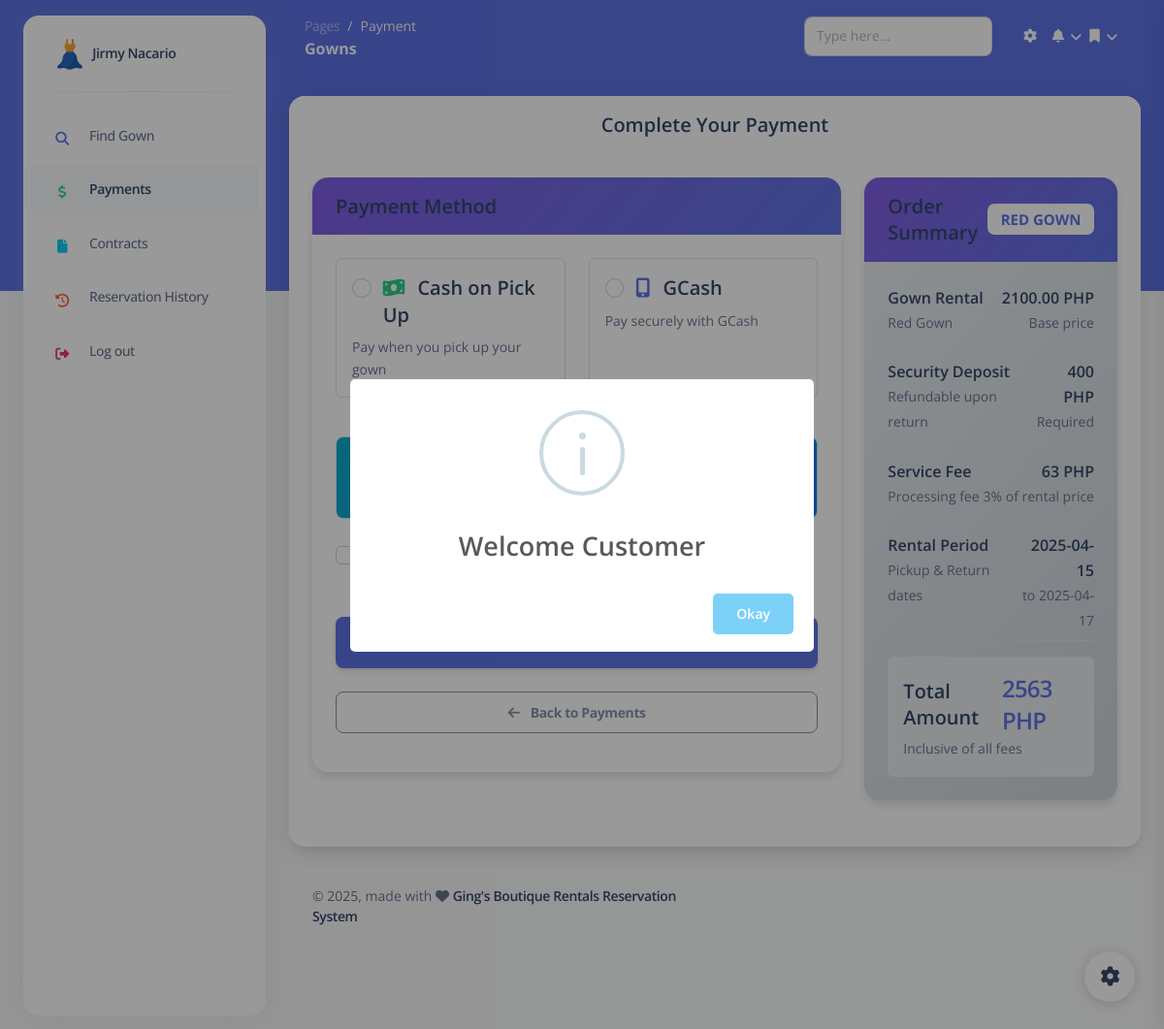
The app's page /pages/submit_payment.php?reservation_id=3 (signed in) with its own data.
### tables this page shows
CREATE TABLE `users` (
  `user_id` int(11) NOT NULL,
  `full_name` varchar(100) NOT NULL,
  `email` varchar(100) NOT NULL,
  `password` varchar(255) NOT NULL,
  `phone_number` varchar(15) DEFAULT NULL,
  `address` text DEFAULT NULL,
  `created_at` timestamp NOT NULL DEFAULT current_timestamp(),
  `user_type` varchar(60) DEFAULT NULL,
  `profile` varchar(200) NOT NULL,
  `otp` varchar(100) NOT NULL,
  `status` varchar(40) NOT NULL
);

CREATE TABLE `reservations` (
  `reservation_id` int(11) NOT NULL,
  `customer_id` int(11) DEFAULT NULL,
  `gown_id` int(11) DEFAULT NULL,
  `start_date` date NOT NULL,
  `end_date` date NOT NULL,
  `status` enum('pending','confirmed','completed','canceled','tosig') DEFAULT 'pending',
  `total_price` decimal(10,2) NOT NULL,
  `payment_status` enum('unpaid','paid','partial') DEFAULT 'unpaid',
  `created_at` timestamp NOT NULL DEFAULT current_timestamp()
);

CREATE TABLE `gowns` (
  `gown_id` int(11) NOT NULL,
  `name` varchar(100) NOT NULL,
  `category` varchar(60) NOT NULL DEFAULT 'wedding',
  `size` varchar(10) NOT NULL,
  `color` varchar(50) DEFAULT NULL,
  `price` decimal(10,2) NOT NULL,
  `availability_status` enum('available','rented','maintenance') DEFAULT 'available',
  `main_image` varchar(255) DEFAULT NULL,
  `img1` varchar(255) NOT NULL,
  `img2` varchar(255) NOT NULL,
  `img3` varchar(255) NOT NULL,
  `description` text DEFAULT NULL,
  `created_at` timestamp NOT NULL DEFAULT current_timestamp()
);

### pages/submit_payment.php (the view, shortened to what this page needs)
<?php
include('process/config.php');
$reservation_id = intval($_GET['reservation_id']);
if (isset($_SESSION['email'])) {
  $uemail = $_SESSION['email'];
  $sql_session = "SELECT * FROM users WHERE email = '$uemail'";
  $result_session = $conn->query($sql_session);
  if ($result_session->num_rows > 0) {
    $row_session = $result_session->fetch_assoc();
    $full_name = htmlspecialchars($row_session['full_name']);
  } else {
    header('location: ../index.php');
    exit();
  }
}
?>
<?php
$sql = "SELECT r.reservation_id, r.gown_id, r.start_date, r.end_date, g.name, g.price FROM reservations r
         JOIN gowns g ON r.gown_id = g.gown_id WHERE reservation_id = '$reservation_id'";
$res = $conn->query($sql);
if ($res->num_rows > 0) {
  while ($row = $res->fetch_assoc()) {
    $gown_name2 = htmlspecialchars($row['name']);
    $price2 = htmlspecialchars($row['price']);
    $date_to_pick2 = htmlspecialchars($row['start_date']);
    $date_to_return2 = htmlspecialchars($row['end_date']);
  }
}
$interest = $price2 * 0.03;
$total = $interest + $price2 + 400;
?>
<!DOCTYPE html>
<html lang="en">
<?php include('header.php'); ?>
</head>
<body class="g-sidenav-show   bg-gray-100">
  <aside
    class="sidenav bg-white navbar navbar-vertical navbar-expand-xs border-0 border-radius-xl my-3 fixed-start ms-4 "
    id="sidenav-main">
    <div class="sidenav-header">
      <a class="navbar-brand m-0" href="#" target="_blank">
        <img src="images/dress.png" class="navbar-brand-img h-100" alt="main_logo">
        <span class="ms-1 font-weight-bold"><?php echo $full_name ?></span>
      </a>
    </div>
    <hr class="horizontal dark mt-0">
    <div class="collapse navbar-collapse  w-auto " id="sidenav-collapse-main">
      <ul class="navbar-nav">
        <li class="nav-item">
          <a class="nav-link" href="find_gown.php">
            <div
              class="icon icon-shape icon-sm border-radius-md text-center me-2 d-flex align-items-center justify-content-center">
              <i class="fas fa-search text-primary text-sm opacity-10"></i>
            </div>
            <span class="nav-link-text ms-1">Find Gown</span>
          </a>
        </li>
        <li class="nav-item">
          <a class="nav-link active" href="my_payment.php">
            <div
              class="icon icon-shape icon-sm border-radius-md text-center me-2 d-flex align-items-center justify-content-center">
              <i class="fa fa-dollar-sign text-success text-sm opacity-10"></i>
            </div>
            <span class="nav-link-text ms-1">Payments</span>
          </a>
        </li>
        <li class="nav-item">
          <a class="nav-link" href="contracts.php">
            <div
              class="icon icon-shape icon-sm border-radius-md text-center me-2 d-flex align-items-center justify-content-center">
              <i class="fa fa-file text-info text-sm opacity-10"></i>
            </div>
            <span class="nav-link-text ms-1">Contracts</span>
          </a>
        </li>
        <li class="nav-item">
          <a class="nav-link" href="history.php">
            <div
              class="icon icon-shape icon-sm border-radius-md text-center me-2 d-flex align-items-center justify-content-center">
              <i class="fa fa-history text-warning text-sm opacity-10"></i>
            </div>
            <span class="nav-link-text ms-1">Reservation History</span>
          </a>
        </li>
        <li class="nav-item">
          <a class="nav-link " href="logout.php">
            <div
              class="icon icon-shape icon-sm border-radius-md text-center me-2 d-flex align-items-center justify-content-center">
              <i class="fa fa-sign-out-alt text-danger text-sm opacity-10"></i>
            </div>
            <span class="nav-link-text ms-1">Log out</span>
          </a>
        </li>
      </ul>
    </div>
  </aside>
  <main class="main-content position-relative border-radius-lg ">
    <nav class="navbar navbar-main navbar-expand-lg px-0 mx-4 shadow-none border-radius-xl " id="navbarBlur"
      data-scroll="false">
      <div class="container-fluid py-1 px-3">
        <nav aria-label="breadcrumb">
          <ol class="breadcrumb bg-transparent mb-0 pb-0 pt-1 px-0 me-sm-6 me-5">
            <li class="breadcrumb-item text-sm"><a class="opacity-5 text-white" href="javascript:;">Pages</a></li>
            <li class="breadcrumb-item text-sm text-white active" aria-current="page">Payment</li>
          </ol>
          <h6 class="font-weight-bolder text-white mb-0">Gowns</h6>
        </nav>
        <div class="collapse navbar-collapse mt-sm-0 mt-2 me-md-0 me-sm-4" id="navbar">
          <div class="ms-md-auto pe-md-3 d-flex align-items-center">
            <div class="input-group">
              <form method="POST" action="">
                <div class="input-group">
                  <input type="text" name="search" class="form-control" placeholder="Type here..." required>
                  <span class="input-group-text text-body" style="cursor: pointer;"
                    onclick="this.parentNode.parentNode.querySelector('form').submit()">
                  </span>
                </div>
              </form>
            </div>
          </div>
          <ul class="navbar-nav  justify-content-end">
            <li class="nav-item px-3 d-flex align-items-center">
              <a href="javascript:;" class="nav-link text-white p-0">
                <i class="fa fa-cog fixed-plugin-button-nav cursor-pointer"></i>
              </a>
            </li>
            <li class="nav-item dropdown pe-2 d-flex align-items-center">
              <a href="javascript:;" class="nav-link text-white p-0 dropdown-toggle" id="dropdownMenuButton"
                data-bs-toggle="dropdown" aria-expanded="false">
                <i class="fa fa-bell cursor-pointer"></i>
              </a>
            </li>
            <li class="nav-item dropdown pe-2 d-flex align-items-center">
              <a href="javascript:;" class="nav-link text-white p-0 dropdown-toggle" id="dropdownMenuButton"
                data-bs-toggle="dropdown" aria-expanded="false">
                <i class="fa fa-bookmark cursor-pointer"></i>
              </a>
            </li>
          </ul>
        </div>
      </div>
    </nav>
    <div class="container-fluid py-4">
      <div class="row">
        <div class="col-12">
          <div class="card mb-4 shadow-lg border-0">
            <div class="card-header text-white py-3">
              <h5 class="mb-0 text-center">Complete Your Payment</h5>
            </div>
            <div class="card-body px-4 pt-4 pb-4">
              <div class="row">
                <div class="col-lg-4 order-lg-2 mb-4">
                  <div class="card bg-gradient-light shadow-sm border-0">
                    <div class="card-header bg-gradient-primary text-white py-3">
                      <h5 class="mb-0 d-flex justify-content-between align-items-center">
                        <span>Order Summary</span>
                        <span class="badge bg-white text-primary"><?php echo $gown_name2 ?></span>
                      </h5>
                    </div>
                    <div class="card-body">
                      <div class="order-details">
                        <div class="detail-item d-flex justify-content-between mb-3 pb-2 border-bottom">
                          <div>
                            <h6 class="mb-0 text-dark">Gown Rental</h6>
                            <small class="text-muted"><?php echo $gown_name2 ?></small>
                          </div>
                          <div class="text-end">
                            <h6 class="mb-0 text-dark"><?php echo $price2 ?> PHP</h6>
                            <small class="text-muted">Base price</small>
                          </div>
                        </div>
                        <div class="detail-item d-flex justify-content-between mb-3 pb-2 border-bottom">
                          <div>
                            <h6 class="mb-0 text-dark">Security Deposit</h6>
                            <small class="text-muted">Refundable upon return</small>
                          </div>
                          <div class="text-end">
                            <h6 class="mb-0 text-dark">400 PHP</h6>
                            <small class="text-muted">Required</small>
                          </div>
                        </div>
                        <div class="detail-item d-flex justify-content-between mb-3 pb-2 border-bottom">
                          <div>
                            <h6 class="mb-0 text-dark">Service Fee</h6>
                            <small class="text-muted">Processing fee</small>
                          </div>
                          <div class="text-end">
                            <h6 class="mb-0 text-dark"><?php echo $interest ?> PHP</h6>
                            <small class="text-muted">3% of rental price</small>
                          </div>
                        </div>
                        <div class="detail-item d-flex justify-content-between mb-3 pb-2 border-bottom">
                          <div>
                            <h6 class="mb-0 text-dark">Rental Period</h6>
                            <small class="text-muted">Pickup & Return dates</small>
                          </div>
                          <div class="text-end">
                            <h6 class="mb-0 text-dark"><?php echo $date_to_pick2 ?></h6>
                            <small class="text-muted">to <?php echo $date_to_return2 ?></small>
                          </div>
                        </div>
                        <div class="total-section bg-light p-3 rounded mt-3">
                          <div class="d-flex justify-content-between align-items-center">
                            <h5 class="mb-0 text-dark">Total Amount</h5>
                            <h4 class="mb-0 text-primary"><?php echo $total ?> PHP</h4>
                          </div>
                          <small class="text-muted">Inclusive of all fees</small>
                        </div>
                      </div>
                    </div>
                  </div>
                </div>
                <div class="col-lg-8 order-lg-1">
                  <div class="card shadow-sm border-0">
                    <div class="card-header bg-gradient-primary text-white py-3">
                      <h5 class="mb-0">Payment Method</h5>
                    </div>
                    <div class="card-body">
                      <form class="needs-validation" novalidate="" method="POST" action="process/add_payment.php"
                        enctype="multipart/form-data">
                        <div class="payment-methods mb-4">
                          <div class="row">
                            <div class="col-md-6 mb-3">
                              <div class="payment-option p-3 border rounded h-100">
                                <div class="form-check">
                                  <input id="cash" name="paymentMethod" type="radio" class="form-check-input"
                                    value="Cash on Pick Up" required="">
                                  <label class="form-check-label h5 mb-0" for="cash">
                                    <i class="fa fa-money-bill-wave text-success me-2"></i> Cash on Pick Up
                                  </label>
                                </div>
                                <p class="text-muted small mt-2 mb-0">Pay when you pick up your gown</p>
                              </div>
                            </div>
                            <div class="col-md-6 mb-3">
                              <div class="payment-option p-3 border rounded h-100">
                                <div class="form-check">
                                  <input id="gcash" name="paymentMethod" type="radio" class="form-check-input" value="Gcash"
                                    required="">
                                  <label class="form-check-label h5 mb-0" for="gcash">
                                    <i class="fa fa-mobile-alt text-primary me-2"></i> GCash
                                  </label>
                                </div>
                                <p class="text-muted small mt-2 mb-0">Pay securely with GCash</p>
                              </div>
                            </div>
                          </div>
                        </div>
                        <div class="alert alert-info mb-4">
                        </div>
                        <div class="terms-section mb-4">
                          <div class="form-check">
                            <input class="form-check-input" type="checkbox" id="terms" required>
                            <label class="form-check-label" for="terms">
                              I agree to the <a href="#" class="text-primary">Terms and Conditions</a> and confirm that all information provided is accurate
                            </label>
                          </div>
                        </div>
                        <div class="d-grid gap-2">
                          <button class="btn btn-primary btn-lg py-3" type="submit" name="pay">
                          </button>
                          <a href="my_payment.php" class="btn btn-outline-secondary">
                            <i class="fa fa-arrow-left me-2"></i> Back to Payments
                          </a>
                        </div>
                      </form>
                    </div>
                  </div>
                </div>
              </div>
            </div>
          </div>
        </div>
        <?php include('footer.php'); ?>
      </div>
  </main>
  <div class="fixed-plugin">
    <a class="fixed-plugin-button text-dark position-fixed px-3 py-2">
      <i class="fa fa-cog py-2"> </i>
    </a>
  </div>
</body>
</html>

### assets/css/nucleo-svg.css (style rules this page uses)
.icon { display: inline-block; color: #111111; height: 1em; width: 1em; }
.icon-sm { height: 0.8em; width: 0.8em; }
.icon { fill: currentColor; stroke: none; }

### records on screen
users: full_name "Jirmy Nacario"
reservations: gown.name "RED GOWN", gown.name "Red Gown", gown.price "2100.00", gown.price "63", start_date "2025-04-15", end_date "2025-04-17", gown.price "2563"
